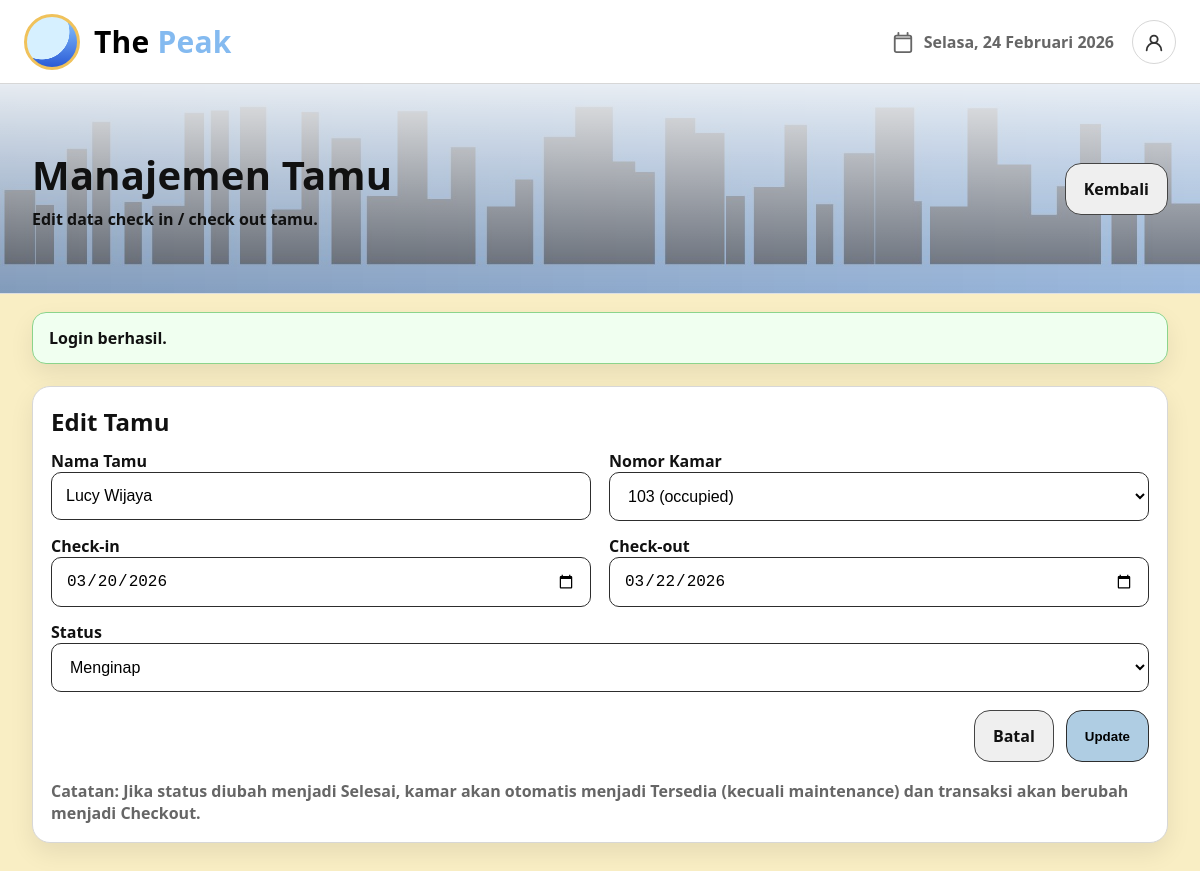
The page /stay_form.php?id=2 (signed in) on the database its author committed.
### tables this page shows
CREATE TABLE stays (
  id INT AUTO_INCREMENT PRIMARY KEY,
  guest_id INT NOT NULL,
  room_id INT NOT NULL,
  check_in DATE NOT NULL,
  check_out DATE NOT NULL,
  status ENUM('menginap','selesai') NOT NULL DEFAULT 'menginap',
  created_at TIMESTAMP DEFAULT CURRENT_TIMESTAMP,
  CONSTRAINT fk_stays_guest FOREIGN KEY (guest_id) REFERENCES guests(id) ON DELETE CASCADE,
  CONSTRAINT fk_stays_room FOREIGN KEY (room_id) REFERENCES rooms(id) ON DELETE RESTRICT,
  INDEX idx_stays_status (status),
  INDEX idx_stays_dates (check_in, check_out)
);

CREATE TABLE guests (
  id INT AUTO_INCREMENT PRIMARY KEY,
  name VARCHAR(120) NOT NULL,
  phone VARCHAR(30) NULL,
  email VARCHAR(120) NULL,
  address TEXT NULL,
  created_at TIMESTAMP DEFAULT CURRENT_TIMESTAMP
);

### config/helpers.php (called while the page is built, shortened)
<?php
function e(?string $str): string {
  return htmlspecialchars($str ?? '', ENT_QUOTES, 'UTF-8');
}

### stay_form.php (the view, shortened to what this page needs)
<?php
$pdo = db();
$id = (int)($_GET['id'] ?? 0);
$stmt = $pdo->prepare("
  SELECT s.*, g.name AS guest_name, g.id AS guest_id, r.id AS room_id, r.room_number, r.status AS room_status
  FROM stays s
  JOIN guests g ON g.id = s.guest_id
  JOIN rooms r ON r.id = s.room_id
  WHERE s.id=:id
");
$stmt->execute([':id' => $id]);
$stay = $stmt->fetch();
$rooms = $pdo->query("SELECT id, room_number, status, price_per_day FROM rooms ORDER BY room_number ASC")->fetchAll();
$heroActionHtml = '<a class="btn btn-muted" href="guests.php">Kembali</a>';
include __DIR__ . '/layout/header.php';
?>
<section class="section">
  <div class="panel">
    <h2 style="margin:0 0 12px;">Edit Tamu</h2>
    <form method="post">
      <div class="form-row">
        <div>
          <label style="font-weight:800;">Nama Tamu</label>
          <input class="input" name="guest_name" value="<?= e($stay['guest_name']) ?>" />
        </div>
        <div>
          <label style="font-weight:800;">Nomor Kamar</label>
          <select class="input" name="room_id">
            <?php foreach ($rooms as $r): ?>
              <option value="<?= (int)$r['id'] ?>" <?= (int)$r['id']===(int)$stay['room_id']?'selected':'' ?>>
                <?= e($r['room_number']) ?> (<?= e($r['status']) ?>)
              </option>
            <?php endforeach; ?>
          </select>
        </div>
      </div>
      <div class="form-row" style="margin-top:14px;">
        <div>
          <label style="font-weight:800;">Check-in</label>
          <input class="input" type="date" name="check_in" value="<?= e($stay['check_in']) ?>" />
        </div>
        <div>
          <label style="font-weight:800;">Check-out</label>
          <input class="input" type="date" name="check_out" value="<?= e($stay['check_out']) ?>" />
        </div>
      </div>
      <div style="margin-top:14px;">
        <label style="font-weight:800;">Status</label>
        <select class="input" name="status">
          <option value="menginap" <?= $stay['status']==='menginap'?'selected':'' ?>>Menginap</option>
        </select>
      </div>
      <div style="margin-top:18px; display:flex; gap:12px; justify-content:flex-end;">
        <a class="btn btn-muted" href="guests.php">Batal</a>
        <button class="btn" type="submit">Update</button>
      </div>
    </form>
    <div style="margin-top:18px; color:#666; font-weight:700;">
      Catatan: Jika status diubah menjadi <b>Selesai</b>, kamar akan otomatis menjadi <b>Tersedia</b> (kecuali maintenance) dan transaksi akan berubah menjadi <b>Checkout</b>.
    </div>
  </div>
</section>
<?php include __DIR__ . '/layout/footer.php'; ?>

### assets/css/style.css (style rules this page uses)
:root { --bg: #F9EEC4; --bg-soft: #FFF7D5; --card: #ffffff; --text: #111; --muted: #6b6b6b; --border: #d7d7d7; --primary: #8FA7FF; --primary-2: #AFCDE3; --shadow: 0 10px 25px rgba(0,0,0,.08); --radius: 18px; }
* { box-sizing: border-box; }
html,body { height:100%; }
body { margin:0; font-family: system-ui, -apple-system, Segoe UI, Roboto, Arial, sans-serif; color: var(--text); background: var(--bg); }
a { color: inherit; text-decoration: none; }
.section { padding: 22px 32px 40px; }
.panel { background: var(--card); border-radius: var(--radius); border: 1px solid var(--border); box-shadow: var(--shadow); padding: 18px; }
.btn { display:inline-flex; align-items:center; gap: 10px; padding: 14px 18px; border-radius: 16px; border: 1px solid #2d2d2d; background: var(--primary-2); font-weight: 800; cursor:pointer; }
.btn-muted { background: #efefef; border-color: #444; }
.input, select.input, textarea.input { width: 100%; padding: 14px 14px; border-radius: 10px; border: 1px solid #2d2d2d; outline: none; font-size: 16px; background:#fff; }
.form-row { display:grid; grid-template-columns: repeat(2, 1fr); gap: 18px; }

### rows shown on the page
stays: guest_name "Lucy Wijaya", check_in "03/20/2026", check_out "03/22/2026", status "Menginap"

### other values the page prints
$heroTitle "Manajemen Tamu"
$heroSubtitle "Edit data check in / check out tamu."
$msg "Login berhasil."
form field room_id "103 (occupied)"
